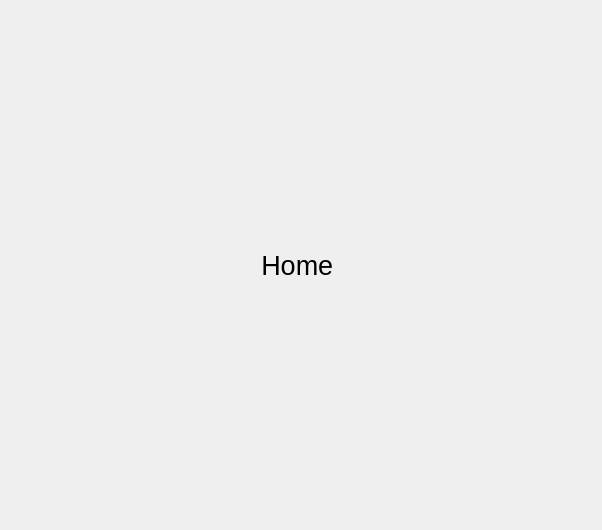
<?xml version="1.0" encoding="UTF-8"?>
<ui version="4.0">
 <class>Form</class>
 <widget class="QWidget" name="Form">
  <property name="geometry">
   <rect>
    <x>0</x>
    <y>0</y>
    <width>602</width>
    <height>530</height>
   </rect>
  </property>
  <property name="windowTitle">
   <string>Form</string>
  </property>
  <layout class="QHBoxLayout" name="horizontalLayout">
   <item>
    <widget class="QLabel" name="label">
     <property name="font">
      <font>
       <pointsize>20</pointsize>
      </font>
     </property>
     <property name="text">
      <string>Home </string>
     </property>
     <property name="alignment">
      <set>Qt::AlignCenter</set>
     </property>
    </widget>
   </item>
  </layout>
 </widget>
 <resources/>
 <connections/>
</ui>
